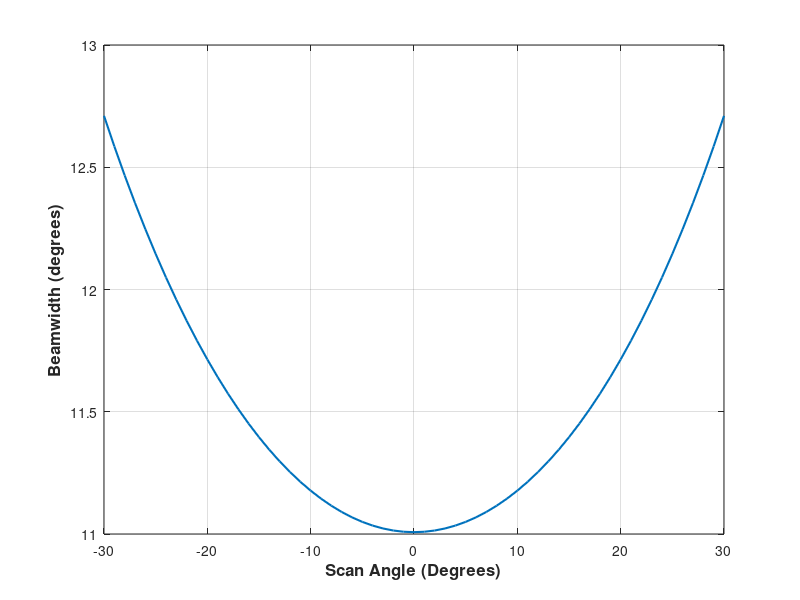

The MATLAB source for this figure:
%%%%%%%%%%%%%%%%%%%%%%%%%%%%%%%%%%%%%%%%%%%%%%%%%%%%%%%%%%%%%%%%%%%%%%%%%%%
% beam width - simulation
% Welcome to Beamforming world!
% BY ming30032332
%%%%%%%%%%%%%%%%%%%%%%%%%%%%%%%%%%%%%%%%%%%%%%%%%%%%%%%%%%%%%%%%%%%%%%%%%%%

%% Input Parameters
N = 4;
d = 9.8;
lambda = 8.5;
theta = -30:1:30;
 
%% Calculate Beamwidths
theta_B = 0.886*lambda./(N*d*cosd(theta));
%% Plot
figure;
plot(theta,theta_B*180/pi,'linewidth',1.5);
grid
xlabel('Scan Angle (Degrees)','fontsize',12,'fontweight','b');
ylabel('Beamwidth (degrees)','fontsize',12,'fontweight','b');
axis xy;